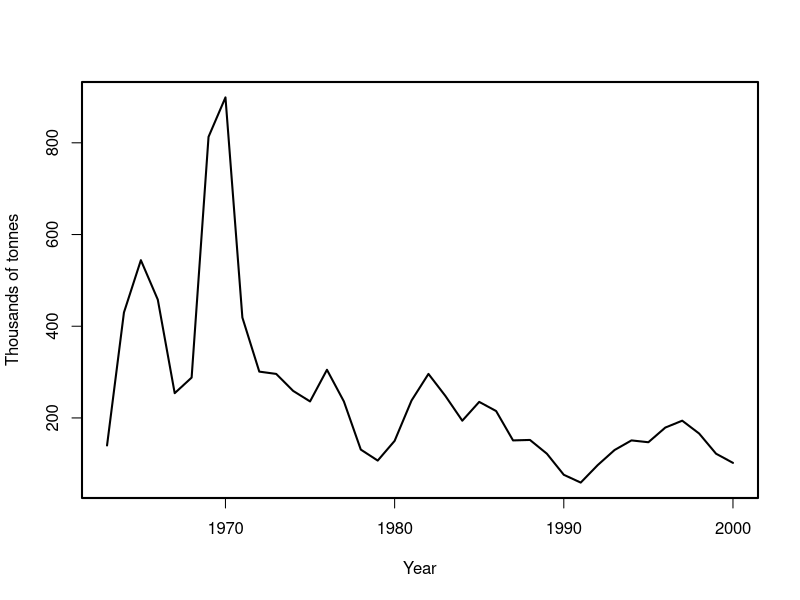
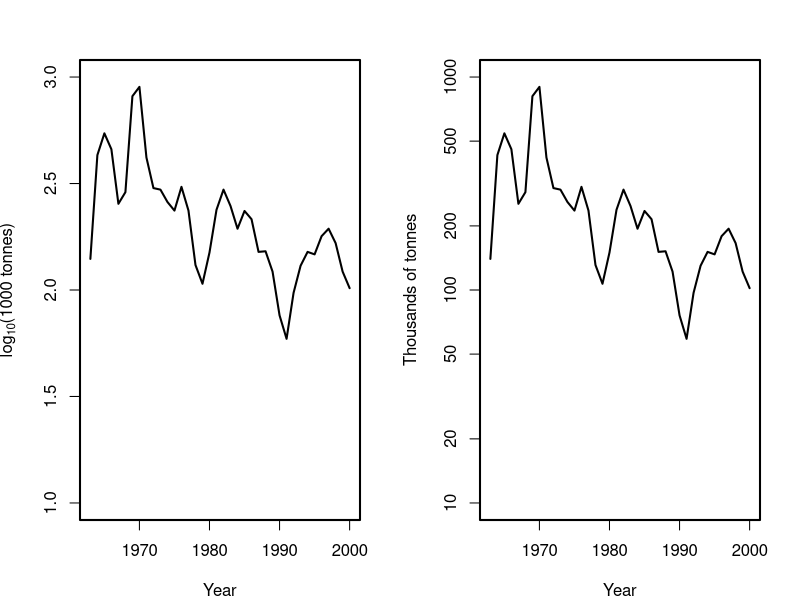
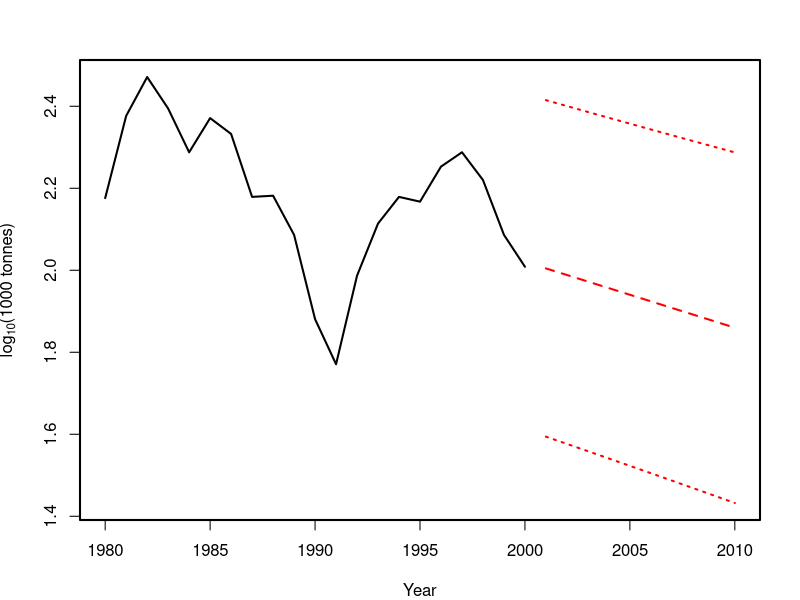
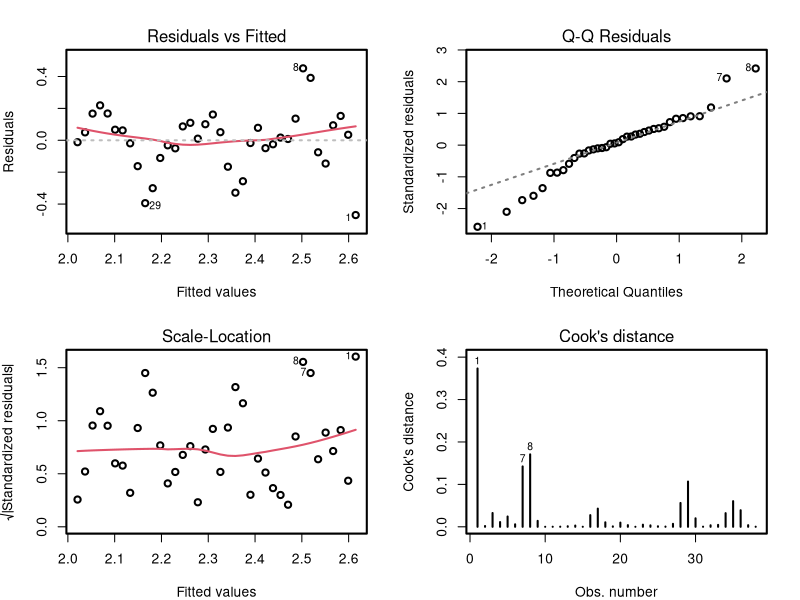
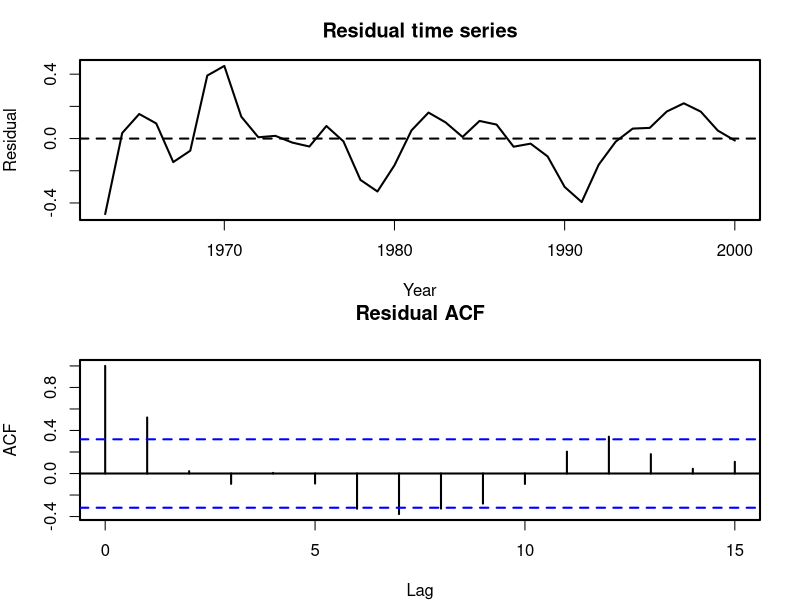
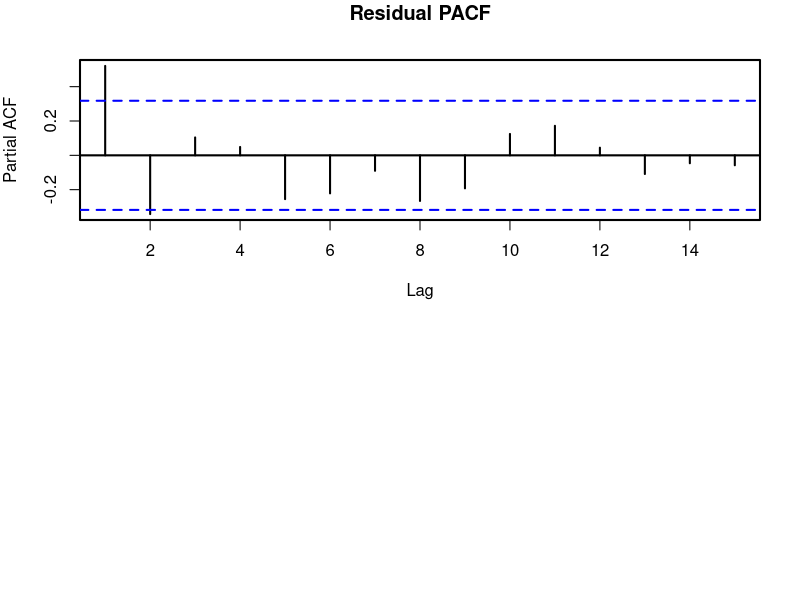
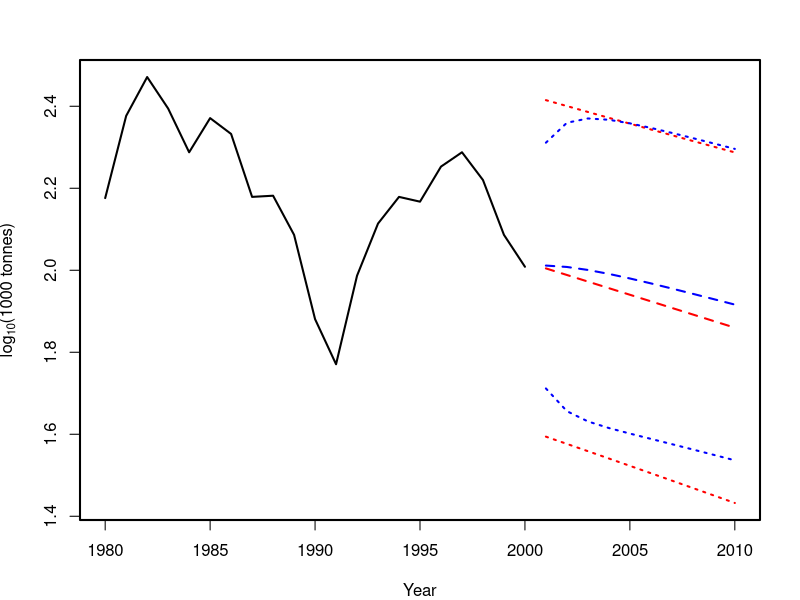
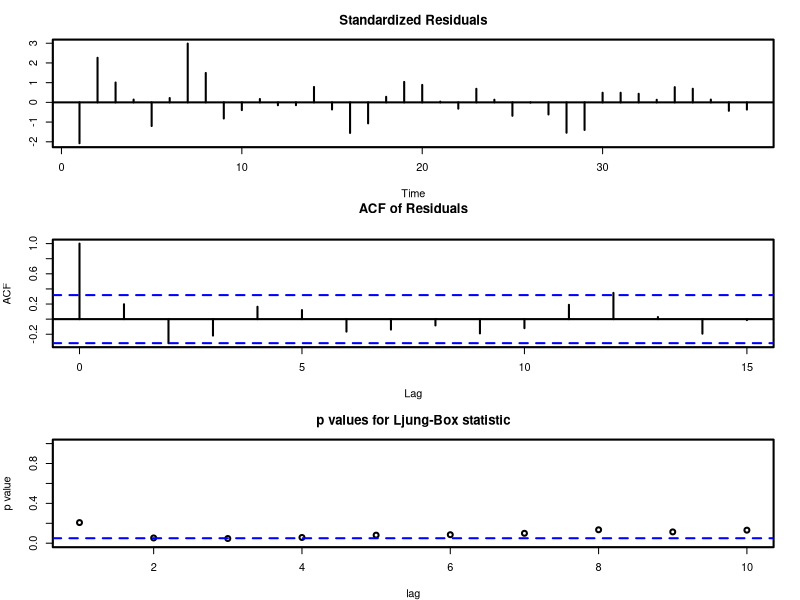

The R source for these figures, in order:
#######################################################################
#
# Script for analysis of haddock stocks data, . 
# Start by reading in the data.



#
#######################################################################
haddock.all <- read.table("haddock.dat",header=TRUE)
haddock.data <- haddock.all[haddock.all$Year <= 2000,]
#######################################################################
#
# 2. Exploratory analysis
#
#######################################################################
par(lwd=2)
plot(haddock.data$Year,haddock.data$Biomass,type="l",
     xlab="Year",ylab="Thousands of tonnes")

par(mfrow=c(1,2),mar=c(4,4,3,2))
plot(haddock.data$Year,log10(haddock.data$Biomass),type="l",
     xlab="Year",ylab=expression(paste(log[10],"(1000 tonnes)")),
     ylim=c(1,3))
plot(haddock.data$Year,haddock.data$Biomass,type="l",
     xlab="Year",ylab="Thousands of tonnes",log="y",ylim=c(10,1000))
#######################################################################
#
# 3. Linear trend model
#
#######################################################################
nyears <- nrow(haddock.data)
haddock.data <- cbind(haddock.data,1:nyears,log10(haddock.data$Biomass))
names(haddock.data)[3:4] <- c("Time","logBiomass")
trend.model0 <- lm(logBiomass ~ Time, data=haddock.data)
cat("NAIVE LINEAR TREND MODEL:\n")
cat("=========================")
print(summary(trend.model0))

pred.t <- data.frame(Time=39:48)	
haddock.pred0 <- predict(trend.model0,newdata=pred.t,
	                 se.fit=TRUE,interval="prediction")

naive.pred <- (haddock.pred0$fit)[,1]
naive.ll95 <- (haddock.pred0$fit)[,2]     # Lower & upper ends of
naive.ul95 <- (haddock.pred0$fit)[,3]     # 95% prediction intervals
pred.years <- 1962+pred.t$Time            # This will allow a plot
                                          # labelled with "Year"

plotpred <- function(ylim) {		
#
# 	The ylim argument controls the y axis scaling, to ensure that
# 	the prediction intervals will fit on the plot
#
 par(mfrow=c(1,1))
 attach(haddock.data)
 plot(Year[Year >= 1980],logBiomass[Year >= 1980],type="l",
     xlim=c(1980,max(pred.years)),ylim=ylim,
     xlab="Year",ylab=expression(paste(log[10],"(1000 tonnes)")))
 detach(haddock.data)
 lines(pred.years,naive.pred,lty=2,col="red")
 lines(pred.years,naive.ll95,lty=3,col="red")
 lines(pred.years,naive.ul95,lty=3,col="red")
}

attach(haddock.data)
ylim0 <- range(c(naive.ll95,naive.ul95,logBiomass[Year >= 1980]))
detach(haddock.data)
plotpred(ylim0)

par(mfrow=c(2,2))
plot(trend.model0,which=1:4)

e0 <- resid(trend.model0)
par(mfrow=c(2,1))
plot(haddock.data$Year,e0,type="l",xlab="Year",ylab="Residual",
     main="Residual time series")
abline(0,0,lty=2)
acf(e0,main="Residual ACF")
pacf(e0,main="Residual PACF")



#######################################################################
#
# 4  Time series regression - first an AR(1)
#
#######################################################################
X <- model.matrix(trend.model0)
trend.model1 <- arima(haddock.data$logBiomass,order=c(1,0,0),
                      xreg=X,include.mean=FALSE)
cat("\nLINEAR TREND WITH AR(1) ERRORS:\n")
cat("===============================")
print(trend.model1)

n.pred <- length(pred.years)
pred.X <- cbind(rep(1,n.pred),pred.t)
haddock.pred1 <- predict(trend.model1,n.ahead=n.pred,newxreg=pred.X)
ar1.pred <- haddock.pred1$pred
ar1.ll95 <- ar1.pred - (1.96*haddock.pred1$se)
ar1.ul95 <- ar1.pred + (1.96*haddock.pred1$se)
ylim1 <- range(c(ylim0,ar1.ll95,ar1.ul95))
plotpred(ylim1)
lines(pred.years,ar1.pred,lty=2,col="blue")
lines(pred.years,ar1.ll95,lty=3,col="blue")
lines(pred.years,ar1.ul95,lty=3,col="blue")

tsdiag(trend.model1)
e1<-resid(trend.model1)
par(mfrow=c(2,1))
acf(e1,main="Residual ACF for AR(1) model")
pacf(e1,main="Residual PACF for AR(1) model")

#


